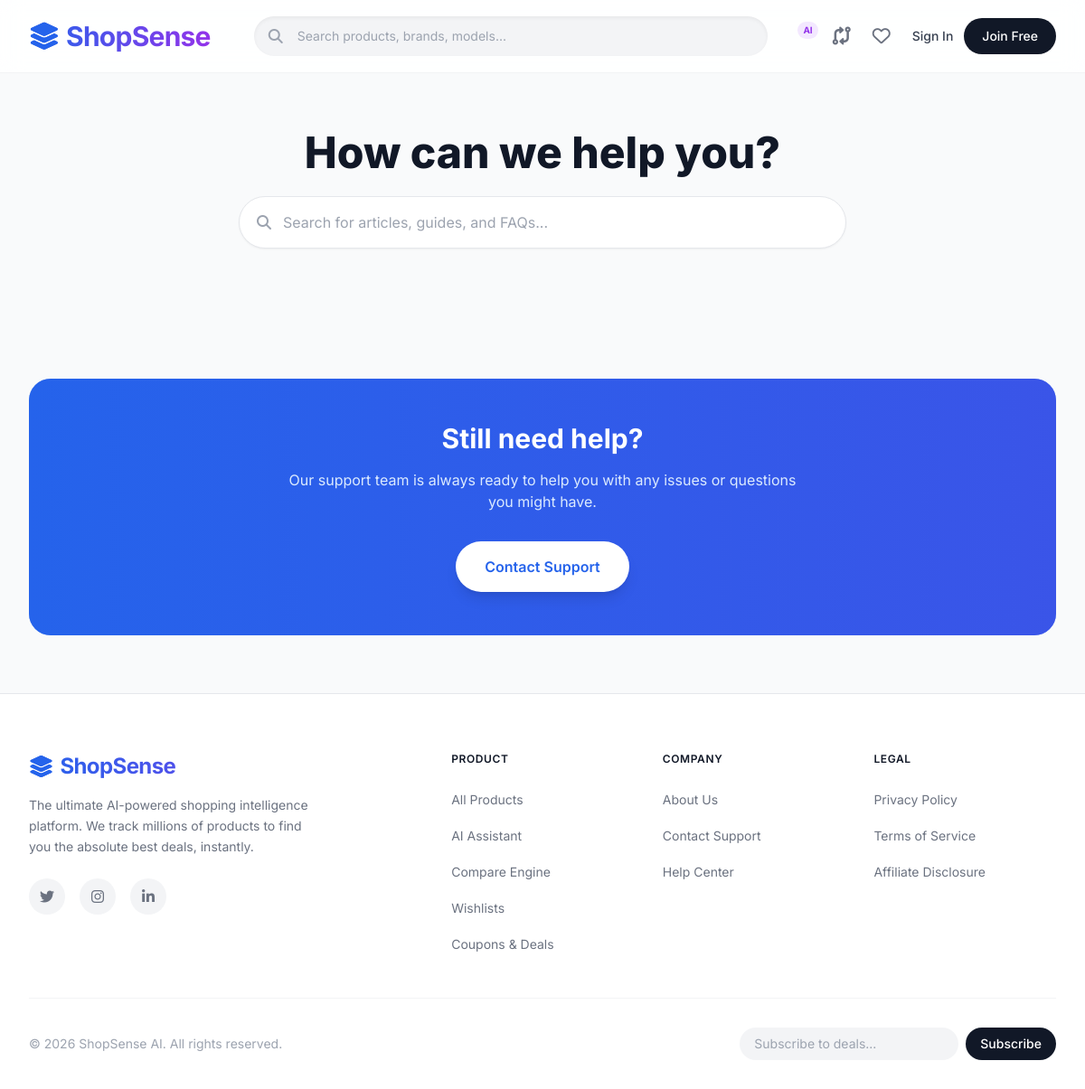
The page /support/ on the database as committed earlier.
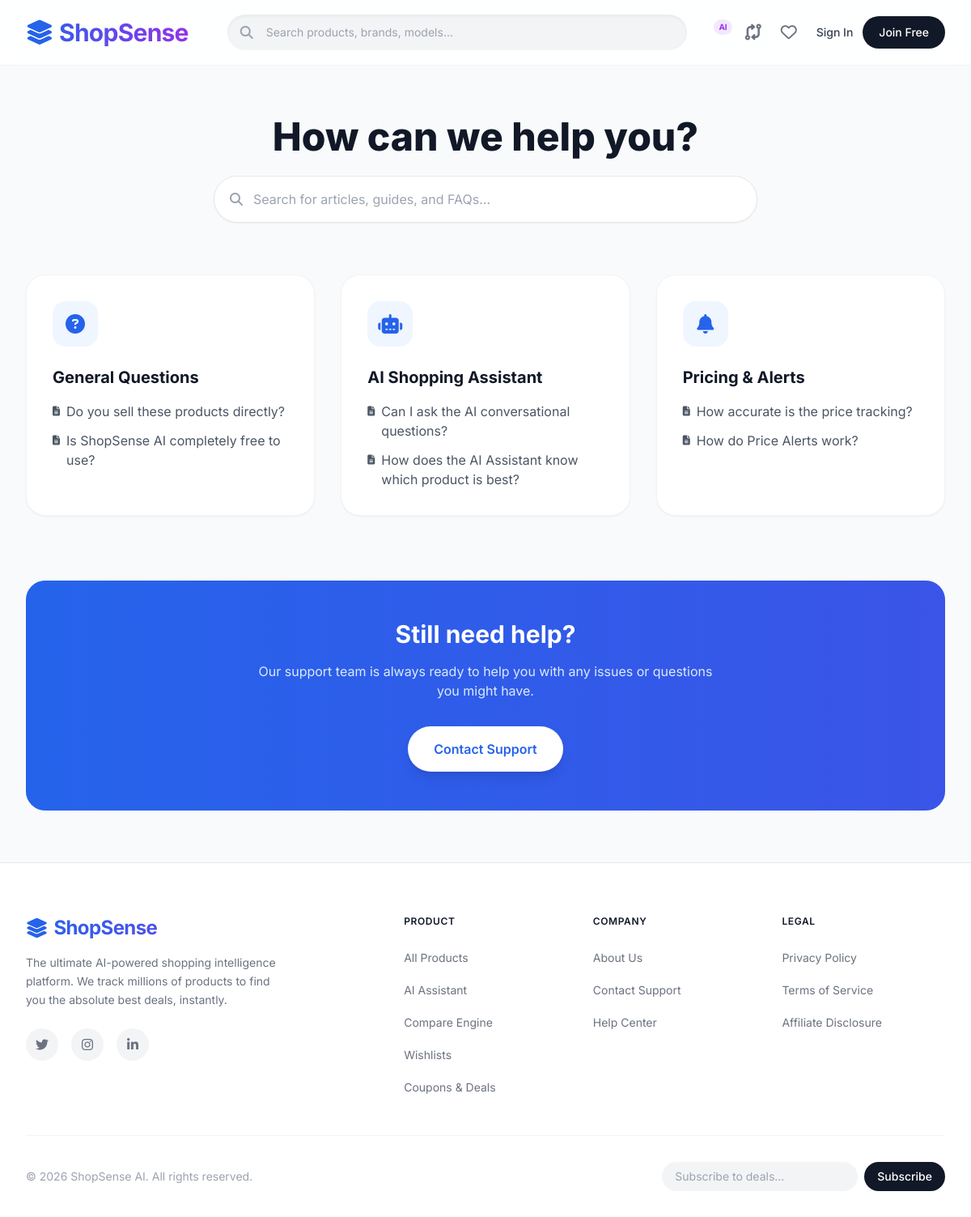
The same page on the database as committed later.
### support/models.py (models this page shows, shortened)
class FAQCategory(models.Model):
    name = models.CharField(max_length=100)
    slug = models.SlugField(unique=True)
    icon = models.CharField(max_length=50, blank=True, help_text="FontAwesome class e.g., 'fa-solid fa-book'")
    order = models.IntegerField(default=0)
    class Meta:
        ordering = ['order', 'name']
        verbose_name_plural = 'FAQ Categories'

class FAQ(models.Model):
    category = models.ForeignKey(FAQCategory, on_delete=models.CASCADE, related_name='faqs')
    question = models.CharField(max_length=255)
    answer = models.TextField()
    is_published = models.BooleanField(default=True)
    order = models.IntegerField(default=0)
    class Meta:
        ordering = ['order', 'question']

### support/views.py (the view)
# urls.py: path('', HelpCenterView.as_view(), name='support_home'),
class HelpCenterView(ListView):
    model = FAQCategory
    template_name = 'support/help_center.html'
    context_object_name = 'categories'
    def get_queryset(self):
        return FAQCategory.objects.prefetch_related('faqs').all()
    def get_context_data(self, **kwargs):
        context = super().get_context_data(**kwargs)
        q = self.request.GET.get('q')
        if q:
            context['search_results'] = FAQ.objects.filter(
                Q(question__icontains=q) | Q(answer__icontains=q),
                is_published=True
            )
        return context

### templates/support/help_center.html (shortened to what this page needs)
{% extends 'base.html' %}
{% block content %}
<div class="max-w-7xl mx-auto px-4 sm:px-6 lg:px-8 py-16">
    <div class="text-center mb-16">
        <h1 class="text-4xl md:text-5xl font-extrabold text-gray-900 dark:text-white mb-6">How can we help you?</h1>
        <form method="get" action="{% url 'support_home' %}" class="max-w-2xl mx-auto relative">
            <i class="fa-solid fa-search absolute left-5 top-1/2 -translate-y-1/2 text-gray-400"></i>
            <input type="text" name="q" value="{{ request.GET.q }}" placeholder="Search for articles, guides, and FAQs..." class="w-full bg-white dark:bg-gray-800 border border-gray-200 dark:border-gray-700 rounded-full py-4 pl-12 pr-6 text-gray-900 dark:text-white focus:ring-2 focus:ring-primary outline-none shadow-sm transition">
        </form>
    </div>
    {% if search_results is not None %}
        <div class="max-w-4xl mx-auto">
            <h2 class="text-2xl font-bold text-gray-900 dark:text-white mb-6">Search Results</h2>
            {% if search_results %}
                <div class="space-y-4">
                    {% for faq in search_results %}
                    <div class="bg-white dark:bg-gray-800 p-6 rounded-2xl shadow-sm border border-gray-100 dark:border-gray-700">
                        <h3 class="text-lg font-bold text-gray-900 dark:text-white mb-2">{{ faq.question }}</h3>
                        <p class="text-gray-600 dark:text-gray-400">{{ faq.answer }}</p>
                    </div>
                    {% endfor %}
                </div>
            {% else %}
                <p class="text-gray-500 dark:text-gray-400 text-center py-12">No results found for "{{ request.GET.q }}".</p>
            {% endif %}
        </div>
    {% else %}
        <div class="grid grid-cols-1 md:grid-cols-2 lg:grid-cols-3 gap-8">
            {% for category in categories %}
            <div class="bg-white dark:bg-gray-800 rounded-3xl p-8 border border-gray-100 dark:border-gray-700 shadow-sm hover:shadow-lg transition group">
                <div class="w-14 h-14 bg-blue-50 dark:bg-blue-900/20 rounded-2xl flex items-center justify-center text-primary text-2xl mb-6 group-hover:scale-110 transition">
                    <i class="{{ category.icon|default:'fa-solid fa-book' }}"></i>
                </div>
                <h3 class="text-xl font-bold text-gray-900 dark:text-white mb-4">{{ category.name }}</h3>
                <ul class="space-y-3">
                    {% for faq in category.faqs.all|slice:":3" %}
                    <li>
                        <a href="?q={{ faq.question|urlencode }}" class="text-gray-600 hover:text-primary dark:text-gray-400 dark:hover:text-primary transition flex items-start gap-2">
                            <i class="fa-solid fa-file-lines mt-1 text-xs"></i> {{ faq.question }}
                        </a>
                    </li>
                    {% endfor %}
                </ul>
            </div>
            {% endfor %}
        </div>
    {% endif %}
    <div class="mt-20 bg-primary rounded-3xl p-12 text-center text-white relative overflow-hidden">
        <div class="relative z-10">
            <h2 class="text-3xl font-bold mb-4">Still need help?</h2>
            <p class="text-blue-100 mb-8 max-w-xl mx-auto">Our support team is always ready to help you with any issues or questions you might have.</p>
            <a href="{% url 'support_contact' %}" class="inline-block bg-white text-primary font-semibold py-4 px-8 rounded-full hover:bg-gray-50 transition shadow-lg hover-lift">Contact Support</a>
        </div>
        <div class="absolute inset-0 bg-gradient-to-r from-blue-600 to-indigo-600 opacity-50"></div>
    </div>
</div>
{% endblock %}

### templates/base.html (shortened to what this page needs)
<!DOCTYPE html>
{% load currency_filters %}
{% load static %}
<html lang="en" class="light">
<head>
    <script src="https://cdn.tailwindcss.com"></script>
    <link rel="stylesheet" href="https://cdnjs.cloudflare.com/ajax/libs/font-awesome/6.4.0/css/all.min.css">
</head>
<body class="bg-gray-50 text-gray-900 dark:bg-gray-900 dark:text-gray-100 antialiased min-h-screen flex flex-col transition-colors duration-200">
    <header class="glass-header sticky top-0 z-50 w-full transition-all duration-300">
        <div class="max-w-7xl mx-auto px-4 sm:px-6 lg:px-8">
            <div class="flex justify-between items-center h-20">
                <div class="flex-shrink-0 flex items-center">
                    <a href="/" class="text-3xl font-bold bg-clip-text text-transparent bg-gradient-to-r from-primary to-purple-600 tracking-tight flex items-center gap-2">
                        <i class="fa-solid fa-layer-group text-primary"></i> ShopSense
                    </a>
                </div>
                <div class="hidden md:flex flex-1 max-w-2xl mx-12">
                    <form method="get" action="{% url 'search_results' %}" class="w-full relative group">
                        <div class="absolute inset-y-0 left-0 pl-4 flex items-center pointer-events-none text-gray-400 group-focus-within:text-primary transition-colors">
                        </div>
                        <input type="text" name="q" placeholder="Search products, brands, models..."
                            class="w-full bg-gray-100 dark:bg-gray-800 border-none rounded-full py-3 pl-12 pr-4 text-sm focus:ring-2 focus:ring-primary focus:bg-white dark:focus:bg-gray-700 transition-all shadow-inner"
                            value="{{ request.GET.q|default_if_none:'' }}">
                    </form>
                </div>
                <div class="flex items-center space-x-6">
                    <a href="{% url 'ai_chat' %}" class="text-gray-500 hover:text-primary dark:text-gray-400 dark:hover:text-primary transition group relative">
                        <span class="absolute -top-1 -right-2 bg-purple-100 text-purple-600 text-[10px] font-bold px-1.5 py-0.5 rounded-full">AI</span>
                    </a>
                    <a href="{% url 'compare_view' %}" class="text-gray-500 hover:text-primary dark:text-gray-400 dark:hover:text-primary transition">
                        <i class="fa-solid fa-code-compare text-xl"></i>
                    </a>
                    <a href="{% url 'wishlist_home' %}" class="text-gray-500 hover:text-red-500 dark:text-gray-400 dark:hover:text-red-400 transition relative">
                        <i class="fa-regular fa-heart text-xl"></i>
                    </a>
                    {% if user.is_authenticated %}
                        <div class="relative group">
                            <button class="flex items-center gap-2 focus:outline-none">
                                <img src="https://ui-avatars.com/api/?name={{ user.username }}&background=2563eb&color=fff" alt="User" class="w-10 h-10 rounded-full shadow-sm border-2 border-transparent group-hover:border-primary transition">
                            </button>
                            <div class="absolute right-0 mt-2 w-56 bg-white dark:bg-gray-800 rounded-xl shadow-2xl border border-gray-100 dark:border-gray-700 opacity-0 invisible group-hover:opacity-100 group-hover:visible transition-all duration-200 transform origin-top-right z-50">
                                <div class="px-4 py-3 border-b border-gray-100 dark:border-gray-700">
                                    <p class="text-sm font-medium text-gray-900 dark:text-white truncate">{{ user.username }}</p>
                                    <p class="text-xs text-gray-500 dark:text-gray-400 truncate">{{ user.email }}</p>
                                </div>
                                <div class="py-1">
                                    <a href="{% url 'dashboard' %}" class="block px-4 py-2 text-sm text-gray-700 dark:text-gray-300 hover:bg-gray-50 dark:hover:bg-gray-700"><i class="fa-solid fa-chart-line w-5"></i> Dashboard</a>
                                    <a href="{% url 'settings' %}" class="block px-4 py-2 text-sm text-gray-700 dark:text-gray-300 hover:bg-gray-50 dark:hover:bg-gray-700"><i class="fa-solid fa-gear w-5"></i> Settings</a>
                                </div>
                                <div class="border-t border-gray-100 dark:border-gray-700 py-1">
                                    <form method="post" action="{% url 'logout' %}">
                                        {% csrf_token %}
                                        <button type="submit" class="w-full text-left px-4 py-2 text-sm text-red-600 hover:bg-red-50 dark:hover:bg-red-900/20"><i class="fa-solid fa-arrow-right-from-bracket w-5"></i> Sign Out</button>
                                    </form>
                                </div>
                            </div>
                        </div>
                    {% else %}
                        <div class="flex items-center gap-3">
                            <a href="{% url 'login' %}" class="text-sm font-medium text-gray-700 hover:text-primary dark:text-gray-300 transition">Sign In</a>
                            <a href="{% url 'register' %}" class="text-sm font-medium bg-gray-900 text-white dark:bg-white dark:text-gray-900 px-5 py-2.5 rounded-full hover:shadow-lg hover:bg-gray-800 transition">Join Free</a>
                        </div>
                    {% endif %}
                </div>
            </div>
        </div>
    </header>
    <main class="flex-grow">
        {% block content %}{% endblock %}
    </main>
    <footer class="bg-white dark:bg-gray-900 border-t border-gray-200 dark:border-gray-800 pt-16 pb-8 mt-auto">
        <div class="max-w-7xl mx-auto px-4 sm:px-6 lg:px-8">
            <div class="grid grid-cols-1 md:grid-cols-2 lg:grid-cols-5 gap-12 lg:gap-8 mb-12">
                <div class="lg:col-span-2">
                    <a href="/" class="text-2xl font-bold bg-clip-text text-transparent bg-gradient-to-r from-primary to-purple-600 tracking-tight flex items-center gap-2 mb-4">
                        <i class="fa-solid fa-layer-group text-primary"></i> ShopSense
                    </a>
                    <p class="text-gray-500 dark:text-gray-400 text-sm leading-relaxed max-w-xs mb-6">
                        The ultimate AI-powered shopping intelligence platform. We track millions of products to find you the absolute best deals, instantly.
                    </p>
                    <div class="flex space-x-4">
                        <a href="https://twitter.com/ShopSenseAI" target="_blank" rel="noopener" class="w-10 h-10 rounded-full bg-gray-100 dark:bg-gray-800 flex items-center justify-center text-gray-500 hover:bg-primary hover:text-white transition-colors"><i class="fa-brands fa-twitter"></i></a>
                        <a href="https://www.instagram.com/ShopSenseAI" target="_blank" rel="noopener" class="w-10 h-10 rounded-full bg-gray-100 dark:bg-gray-800 flex items-center justify-center text-gray-500 hover:bg-primary hover:text-white transition-colors"><i class="fa-brands fa-instagram"></i></a>
                        <a href="https://www.linkedin.com/company/shopsense-ai" target="_blank" rel="noopener" class="w-10 h-10 rounded-full bg-gray-100 dark:bg-gray-800 flex items-center justify-center text-gray-500 hover:bg-primary hover:text-white transition-colors"><i class="fa-brands fa-linkedin-in"></i></a>
                    </div>
                </div>
                <div>
                    <h4 class="font-semibold text-gray-900 dark:text-white mb-6 uppercase tracking-wider text-xs">Product</h4>
                    <ul class="space-y-4">
<li><a href="{% url 'product_list' %}" class="text-gray-500 hover:text-primary dark:text-gray-400 dark:hover:text-primary text-sm transition">All Products</a></li>
                        <li><a href="{% url 'ai_chat' %}" class="text-gray-500 hover:text-primary dark:text-gray-400 dark:hover:text-primary text-sm transition">AI Assistant</a></li>
                        <li><a href="{% url 'compare_view' %}" class="text-gray-500 hover:text-primary dark:text-gray-400 dark:hover:text-primary text-sm transition">Compare Engine</a></li>
                        <li><a href="{% url 'wishlist_home' %}" class="text-gray-500 hover:text-primary dark:text-gray-400 dark:hover:text-primary text-sm transition">Wishlists</a></li>
                        <li><a href="{% url 'coupons_list' %}" class="text-gray-500 hover:text-primary dark:text-gray-400 dark:hover:text-primary text-sm transition">Coupons &amp; Deals</a></li>
                    </ul>
                </div>
                <div>
                    <h4 class="font-semibold text-gray-900 dark:text-white mb-6 uppercase tracking-wider text-xs">Company</h4>
                    <ul class="space-y-4">
                        <li><a href="{% url 'public_page' 'about' %}" class="text-gray-500 hover:text-primary dark:text-gray-400 dark:hover:text-primary text-sm transition">About Us</a></li>
                        <li><a href="{% url 'support_contact' %}" class="text-gray-500 hover:text-primary dark:text-gray-400 dark:hover:text-primary text-sm transition">Contact Support</a></li>
                        <li><a href="{% url 'support_home' %}" class="text-gray-500 hover:text-primary dark:text-gray-400 dark:hover:text-primary text-sm transition">Help Center</a></li>
                    </ul>
                </div>
                <div>
                    <h4 class="font-semibold text-gray-900 dark:text-white mb-6 uppercase tracking-wider text-xs">Legal</h4>
                    <ul class="space-y-4">
                        <li><a href="{% url 'legal_document' 'privacy-policy' %}" class="text-gray-500 hover:text-primary dark:text-gray-400 dark:hover:text-primary text-sm transition">Privacy Policy</a></li>
                        <li><a href="{% url 'legal_document' 'terms-of-service' %}" class="text-gray-500 hover:text-primary dark:text-gray-400 dark:hover:text-primary text-sm transition">Terms of Service</a></li>
                        <li><a href="{% url 'legal_document' 'affiliate-disclosure' %}" class="text-gray-500 hover:text-primary dark:text-gray-400 dark:hover:text-primary text-sm transition">Affiliate Disclosure</a></li>
                    </ul>
                </div>
            </div>
            <div class="border-t border-gray-100 dark:border-gray-800 pt-8 flex flex-col md:flex-row justify-between items-center gap-4">
                <p class="text-gray-400 text-sm">© {% now "Y" %} ShopSense AI. All rights reserved.</p>
                <div class="flex items-center gap-4">
                    <form method="post" action="{% url 'newsletter_subscribe' %}" class="flex gap-2">
                        <input type="email" name="email" placeholder="Subscribe to deals..." required class="text-sm px-4 py-2 bg-gray-100 dark:bg-gray-800 border-none rounded-full focus:ring-2 focus:ring-primary outline-none text-gray-900 dark:text-white">
                        <button type="submit" class="bg-gray-900 text-white dark:bg-white dark:text-gray-900 px-4 py-2 rounded-full text-sm font-medium hover:bg-primary dark:hover:bg-primary transition">Subscribe</button>
                    </form>
                </div>
            </div>
        </div>
    </footer>
</body>
</html>

Rows that differ between the two databases and show on the page:
added FAQCategory: name "General Questions"
added FAQ: question "Do you sell these products directly?", shown under "General Questions"
added FAQ: question "Is ShopSense AI completely free to use?", shown under "General Questions"
added FAQCategory: name "AI Shopping Assistant"
added FAQ: question "Can I ask the AI conversational questions?", shown under "AI Shopping Assistant"
added FAQ: question "How does the AI Assistant know which product is best?", shown under "AI Shopping Assistant"
added FAQCategory: name "Pricing & Alerts"
added FAQ: question "How accurate is the price tracking?", shown under "Pricing & Alerts"
added FAQ: question "How do Price Alerts work?", shown under "Pricing & Alerts"
